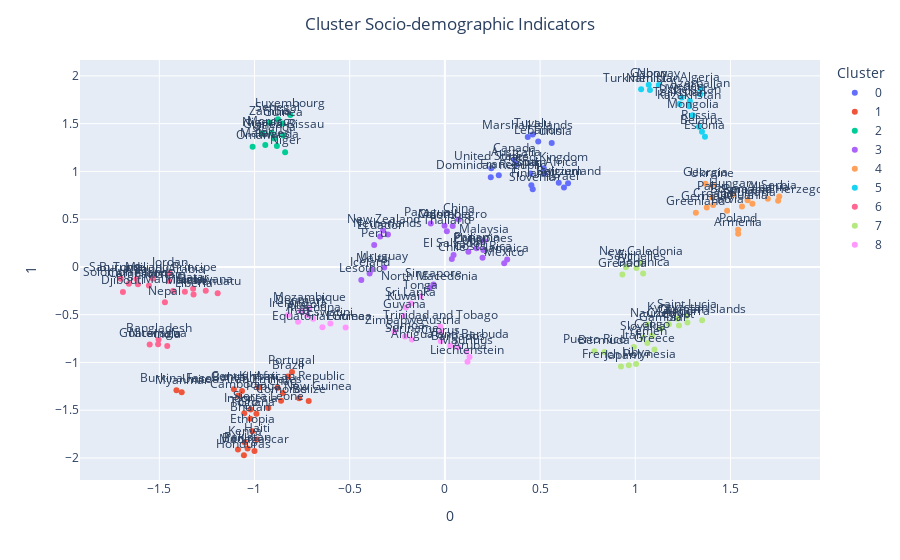

Notebook cell for this chart:
### Markdown cell above
# Socio-demographic indicators

Perform the same code as before but for different indicators.

TSNE() and AffinityPropagation() parameters have been optimized again for this case.

### Code cell
#Reload the oringinal dataframe, now only with socio-demographic indicators
df_normalized = corr_df.copy()
df_normalized.drop(df_normalized.columns.difference(soc_dem_ind), 1, inplace=True)
df_normalized = df_normalized.dropna(how='all')
df_normalized = df_normalized.fillna(value = 0)

#Apply t-SNE
tsne = TSNE(n_components = 2, perplexity = 5, n_iter = 20000, learning_rate = 100.0, init = 'pca')
tsne_result = tsne.fit_transform(df_normalized)
new_df_tsne = pd.DataFrame(np.hstack((np.array(df_normalized.index).reshape(-1, 1), tsne_result)), columns = ['Country', '1st_component', '2nd_component'])
new_df_tsne.set_index('Country', inplace = True)

#Apply Clustering
X_affinity_socdem = pd.DataFrame(StandardScaler().fit_transform(new_df_tsne))
X_affinity_socdem.index = new_df_tsne.index
'''Apply AffinityPropagation'''
optics = AffinityPropagation(damping=0.5).fit(X_affinity_socdem)
labels_affinity = optics.labels_

#Display plot
X_affinity_socdem['Cluster'] = labels_affinity
X_affinity_socdem['Cluster'] = X_affinity_socdem['Cluster'].astype(str)
fig = px.scatter(X_affinity_socdem, x= X_affinity_socdem.columns[0], y=X_affinity_socdem.columns[1], text= X_affinity_socdem.index, size_max=100, color='Cluster', category_orders={"Cluster": sort(list(set(X_affinity_socdem.loc[:, 'Cluster'])))})
fig.update_layout(title_text='Cluster Socio-demographic Indicators', title_x=0.5)
fig.update_traces(textposition='top center')
fig.show()

### Figure 1 — Plotly figure (JSON) as saved in the notebook; plotly's stock layout.template omitted (floating-point values rounded to 4 significant figures)
{"data": [{"hovertemplate": "Cluster=0<br>0=%{x}<br>1=%{y}<br>Country=%{text}<extra></extra>", "legendgroup": "0", "marker": {"color": "#636efa", "symbol": "circle"}, "mode": "markers+text", "name": "0", "orientation": "v", "showlegend": true, "text": ["South Africa", "Tuvalu", "United Kingdom", "Spain", "Dominican Republic", "Lebanon", "Canada", "Finland", "Slovenia", "United States", "France", "Australia", "Tunisia", "Israel", "Switzerland", "Marshall Islands", "Belgium"], "textposition": "top center", "type": "scatter", "x": [0.5209, 0.4609, 0.5197, 0.45, 0.241, 0.4903, 0.3666, 0.4542, 0.4613, 0.2435, 0.2832, 0.3748, 0.5611, 0.6255, 0.647, 0.4354, 0.598], "xaxis": "x", "y": [0.9762, 1.386, 1.033, 0.9778, 0.939, 1.314, 1.12, 0.8555, 0.8134, 1.034, 0.9586, 1.075, 1.299, 0.832, 0.8764, 1.36, 0.8824], "yaxis": "y"}, {"hovertemplate": "Cluster=1<br>0=%{x}<br>1=%{y}<br>Country=%{text}<extra></extra>", "legendgroup": "1", "marker": {"color": "#EF553B", "symbol": "circle"}, "mode": "markers+text", "name": "1", "orientation": "v", "showlegend": true, "text": ["Comoros", "Burkina Faso", "Sierra Leone", "Bhutan", "Central African Republic", "Madagascar", "Papua New Guinea", "Pakistan", "Chad", "Brazil", "Indonesia", "United Arab Emirates", "Portugal", "Ghana", "Cambodia", "Benin", "Honduras", "Bahrain", "Myanmar", "Haiti", "Ethiopia", "Kiribati", "Belize", "Togo", "Kenya"], "textposition": "top center", "type": "scatter", "x": [-0.8604, -1.41, -0.9279, -1.022, -0.879, -1.0, -0.7652, -1.036, -0.8512, -0.8238, -1.02, -1.065, -0.8031, -0.9898, -1.086, -1.087, -1.055, -1.108, -1.382, -0.9873, -1.011, -0.9772, -0.7153, -1.054, -1.051], "xaxis": "x", "y": [-1.4, -1.29, -1.476, -1.59, -1.264, -1.927, -1.374, -1.9, -1.32, -1.146, -1.493, -1.298, -1.099, -1.536, -1.349, -1.911, -1.971, -1.28, -1.312, -1.807, -1.719, -1.261, -1.404, -1.532, -1.837], "yaxis": "y"}, {"hovertemplate": "Cluster=2<br>0=%{x}<br>1=%{y}<br>Country=%{text}<extra></extra>", "legendgroup": "2", "marker": {"color": "#00cc96", "symbol": "circle"}, "mode": "markers+text", "name": "2", "orientation": "v", "showlegend": true, "text": ["Oman", "Morocco", "Niger", "Rwanda", "Guinea", "Luxembourg", "Guinea-Bissau", "Senegal", "Uganda", "Nigeria", "Zambia", "Maldives"], "textposition": "top center", "type": "scatter", "x": [-1.01, -0.9098, -0.8391, -0.8823, -0.8518, -0.8118, -0.8497, -0.8767, -0.8957, -0.9595, -0.9209, -0.9433], "xaxis": "x", "y": [1.258, 1.405, 1.202, 1.266, 1.502, 1.59, 1.375, 1.547, 1.345, 1.397, 1.511, 1.277], "yaxis": "y"}, {"hovertemplate": "Cluster=3<br>0=%{x}<br>1=%{y}<br>Country=%{text}<extra></extra>", "legendgroup": "3", "marker": {"color": "#ab63fa", "symbol": "circle"}, "mode": "markers+text", "name": "3", "orientation": "v", "showlegend": true, "text": ["Iceland", "New Zealand", "Colombia", "Lesotho", "Jamaica", "El Salvador", "Montenegro", "Panama", "Singapore", "Peru", "Costa Rica", "Ecuador", "Thailand", "Malta", "China", "Uruguay", "Mexico", "Paraguay", "Cuba", "Philippines", "Chile", "Netherlands", "Malaysia", "North Macedonia"], "textposition": "top center", "type": "scatter", "x": [-0.3953, -0.3245, -0.001686, -0.4391, 0.3272, 0.04571, 0.04111, 0.1668, -0.05973, -0.3713, 0.1978, -0.34, 0.01031, -0.3851, 0.07244, -0.3185, 0.3116, -0.07411, 0.1234, 0.2018, 0.03649, -0.2991, 0.2067, -0.07932], "xaxis": "x", "y": [-0.06927, 0.3825, 0.4307, -0.1366, 0.07667, 0.1255, 0.4298, 0.1954, -0.1839, 0.231, 0.09584, 0.3199, 0.3723, -0.03023, 0.4975, -0.005816, 0.03768, 0.4556, 0.1588, 0.178, 0.08341, 0.3389, 0.2707, -0.2188], "yaxis": "y"}, {"hovertemplate": "Cluster=4<br>0=%{x}<br>1=%{y}<br>Country=%{text}<extra></extra>", "legendgroup": "4", "marker": {"color": "#FFA15A", "symbol": "circle"}, "mode": "markers+text", "name": "4", "orientation": "v", "showlegend": true, "text": ["Greenland", "Croatia", "Germany", "Bosnia and Herzegovina", "Serbia", "Bulgaria", "Latvia", "Hungary", "Georgia", "Albania", "Armenia", "Lithuania", "Palau", "Ukraine", "Romania", "Poland"], "textposition": "top center", "type": "scatter", "x": [1.318, 1.409, 1.375, 1.75, 1.756, 1.615, 1.482, 1.512, 1.369, 1.696, 1.54, 1.561, 1.405, 1.404, 1.59, 1.54], "xaxis": "x", "y": [0.5682, 0.6482, 0.6213, 0.6918, 0.7378, 0.6618, 0.5892, 0.7577, 0.87, 0.7129, 0.3473, 0.6315, 0.7249, 0.8579, 0.6974, 0.3888], "yaxis": "y"}, {"hovertemplate": "Cluster=5<br>0=%{x}<br>1=%{y}<br>Country=%{text}<extra></extra>", "legendgroup": "5", "marker": {"color": "#19d3f3", "symbol": "circle"}, "mode": "markers+text", "name": "5", "orientation": "v", "showlegend": true, "text": ["Azerbaijan", "Belarus", "Sweden", "Kazakhstan", "Turkmenistan", "Algeria", "Russia", "Estonia", "Mongolia", "Namibia", "Tajikistan", "Gabon", "Norway", "Uzbekistan"], "textposition": "top center", "type": "scatter", "x": [1.341, 1.35, 1.244, 1.283, 1.031, 1.342, 1.335, 1.366, 1.301, 1.077, 1.232, 1.071, 1.124, 1.287], "xaxis": "x", "y": [1.807, 1.415, 1.773, 1.682, 1.859, 1.866, 1.468, 1.363, 1.588, 1.853, 1.706, 1.907, 1.903, 1.736], "yaxis": "y"}, {"hovertemplate": "Cluster=6<br>0=%{x}<br>1=%{y}<br>Country=%{text}<extra></extra>", "legendgroup": "6", "marker": {"color": "#FF6692", "symbol": "circle"}, "mode": "markers+text", "name": "6", "orientation": "v", "showlegend": true, "text": ["Djibouti", "Guatemala", "Liberia", "Jordan", "Saudi Arabia", "Botswana", "Vanuatu", "Afghanistan", "Solomon Islands", "India", "Mauritania", "Malawi", "Bangladesh", "Burundi", "Nepal", "Mali", "Nicaragua", "Sao Tome and Principe", "Cameroon", "Qatar"], "textposition": "top center", "type": "scatter", "x": [-1.691, -1.55, -1.32, -1.446, -1.448, -1.256, -1.193, -1.555, -1.66, -1.458, -1.427, -1.366, -1.504, -1.702, -1.47, -1.619, -1.506, -1.534, -1.612, -1.322], "xaxis": "x", "y": [-0.2612, -0.813, -0.2892, -0.06677, -0.1466, -0.2505, -0.2749, -0.1936, -0.1769, -0.8267, -0.252, -0.259, -0.7601, -0.1247, -0.3697, -0.1271, -0.8105, -0.1217, -0.1812, -0.2281], "yaxis": "y"}, {"hovertemplate": "Cluster=7<br>0=%{x}<br>1=%{y}<br>Country=%{text}<extra></extra>", "legendgroup": "7", "marker": {"color": "#B6E880", "symbol": "circle"}, "mode": "markers+text", "name": "7", "orientation": "v", "showlegend": true, "text": ["Libya", "Slovakia", "Bermuda", "Puerto Rico", "Dominica", "Yemen", "Gambia", "Japan", "Seychelles", "Saint Lucia", "Egypt", "Czechia", "Fiji", "French Polynesia", "Kyrgyzstan", "Congo", "New Caledonia", "Italy", "Greece", "Nauru", "Grenada", "Andorra", "Cayman Islands"], "textposition": "top center", "type": "scatter", "x": [1.004, 1.043, 0.838, 0.7853, 1.041, 1.063, 1.135, 0.9249, 1.006, 1.269, 1.23, 1.177, 0.9507, 0.9661, 1.222, 1.087, 1.029, 0.9927, 1.101, 1.066, 0.9323, 1.274, 1.351], "xaxis": "x", "y": [-1.016, -0.7446, -0.8907, -0.8824, -0.06776, -0.797, -0.644, -1.041, -0.01096, -0.5159, -0.614, -0.6008, -0.002257, -1.03, -0.5416, -0.7209, 0.04402, -0.8372, -0.8646, -0.6019, -0.07884, -0.5815, -0.5585], "yaxis": "y"}, {"hovertemplate": "Cluster=8<br>0=%{x}<br>1=%{y}<br>Country=%{text}<extra></extra>", "legendgroup": "8", "marker": {"color": "#FF97FF", "symbol": "circle"}, "mode": "markers+text", "name": "8", "orientation": "v", "showlegend": true, "text": ["Argentina", "Barbados", "Samoa", "Eswatini", "Equatorial Guinea", "Kuwait", "Sri Lanka", "Ireland", "Aruba", "Iraq", "Austria", "Suriname", "Cyprus", "Eritrea", "Angola", "Antigua and Barbuda", "Liechtenstein", "Trinidad and Tobago", "Tonga", "Denmark", "Mozambique", "Zimbabwe", "Mauritius", "Guyana"], "textposition": "top center", "type": "scatter", "x": [-0.6914, 0.0695, -0.209, -0.6014, -0.6432, -0.205, -0.1781, -0.824, 0.1296, -0.7712, -0.02005, -0.1734, -0.02138, -0.5212, -0.7216, 0.02863, 0.1187, -0.02368, -0.1285, -0.7564, -0.713, -0.265, 0.1126, -0.2129], "xaxis": "x", "y": [-0.5414, -0.8412, -0.7292, -0.5909, -0.6313, -0.4238, -0.382, -0.5027, -0.9432, -0.5743, -0.6831, -0.7587, -0.7778, -0.6345, -0.5066, -0.8238, -0.9936, -0.625, -0.3082, -0.4639, -0.4381, -0.6778, -0.8846, -0.5116], "yaxis": "y"}], "layout": {"legend": {"title": {"text": "Cluster"}, "tracegroupgap": 0}, "margin": {"t": 60}, "title": {"text": "Cluster Socio-demographic Indicators", "x": 0.5}, "xaxis": {"anchor": "y", "domain": [0, 1], "title": {"text": "0"}}, "yaxis": {"anchor": "x", "domain": [0, 1], "title": {"text": "1"}}}}
